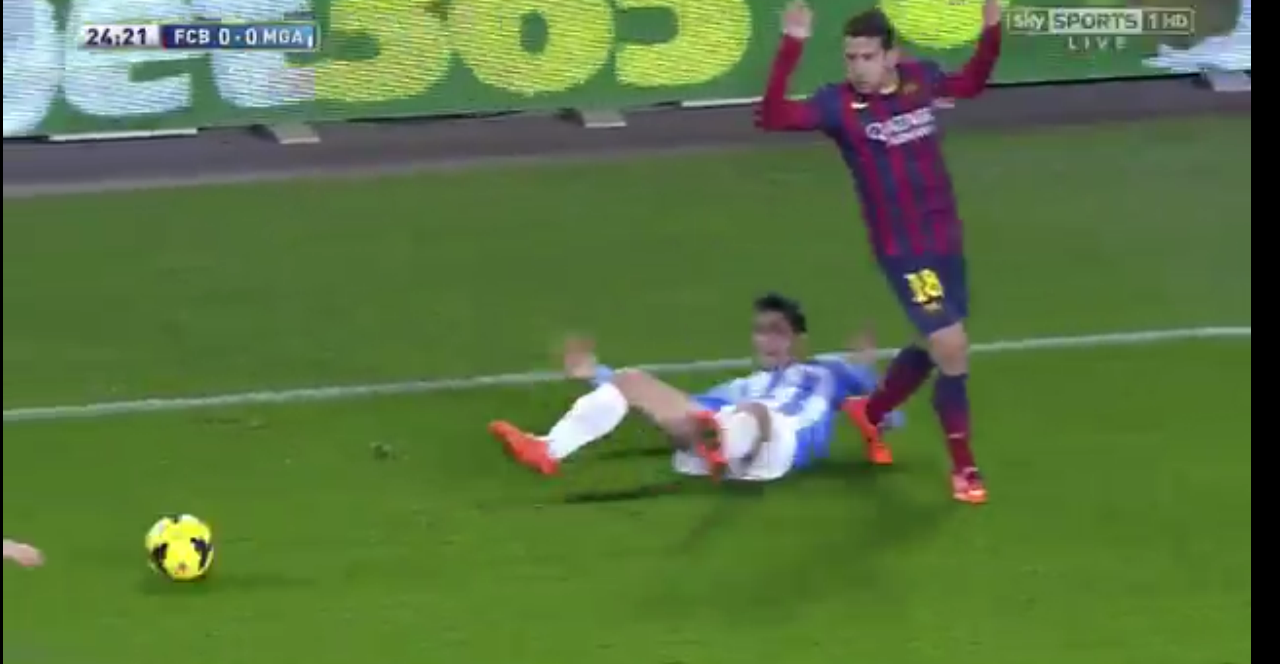
#> input picture ball-tracking/test1.png, 1280 x 664 px
$ python det3.py
#> lines starting #> are read from the running program, lines starting #| are printed output that depends on the picture
import cv2
import numpy as np
import itertools
import sys

def findKeyPoints(img, template, distance=200):
    detector = cv2.FeatureDetector_create("SIFT")
    descriptor = cv2.DescriptorExtractor_create("SIFT")

    skp = detector.detect(img)
    skp, sd = descriptor.compute(img, skp)

    tkp = detector.detect(template)
    tkp, td = descriptor.compute(template, tkp)

    flann_params = dict(algorithm=1, trees=4)
    flann = cv2.flann_Index(sd, flann_params)
    idx, dist = flann.knnSearch(td, 1, params={})
    del flann

    dist = dist[:,0]/2500.0
    dist = dist.reshape(-1,).tolist()
    idx = idx.reshape(-1).tolist()
    indices = range(len(dist))
    indices.sort(key=lambda i: dist[i])
    dist = [dist[i] for i in indices]
    idx = [idx[i] for i in indices]
    skp_final = []
    for i, dis in itertools.izip(idx, dist):
        if dis < distance:
            skp_final.append(skp[i])

    flann = cv2.flann_Index(td, flann_params)
    idx, dist = flann.knnSearch(sd, 1, params={})
    del flann

    dist = dist[:,0]/2500.0
    dist = dist.reshape(-1,).tolist()
    idx = idx.reshape(-1).tolist()
    indices = range(len(dist))
    indices.sort(key=lambda i: dist[i])
    dist = [dist[i] for i in indices]
    idx = [idx[i] for i in indices]
    tkp_final = []
    for i, dis in itertools.izip(idx, dist):
        if dis < distance:
            tkp_final.append(tkp[i])

    return skp_final, tkp_final

def drawKeyPoints(img, template, skp, tkp, num=-1):
    h1, w1 = img.shape[:2]
    h2, w2 = template.shape[:2]
    nWidth = w1+w2
    nHeight = max(h1, h2)
    hdif = (h1-h2)/2
    newimg = np.zeros((nHeight, nWidth, 3), np.uint8)
    newimg[hdif:hdif+h2, :w2] = template
    newimg[:h1, w2:w1+w2] = img

    maxlen = min(len(skp), len(tkp))
    if num < 0 or num > maxlen:
        num = maxlen
    for i in range(num):
        pt_a = (int(tkp[i].pt[0]), int(tkp[i].pt[1]+hdif))
        pt_b = (int(skp[i].pt[0]+w2), int(skp[i].pt[1]))
        cv2.line(newimg, pt_a, pt_b, (255, 0, 0))
    return newimg


def match():
    img = cv2.imread('test1.png')
#> img is the input picture: shape (664, 1280, 3); mean B, G, R 65.6, 116.7, 90.2
    temp = cv2.imread('ball.png')
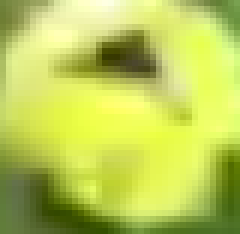
#> input picture ball-tracking/ball.png, 40 x 39 px (shown 6 times larger)
#> temp is the input picture: shape (39, 40, 3); mean B, G, R 87.4, 204.2, 188.2
    try:
    	dist = int(sys.argv[3])
    except IndexError:
    	dist = 200
    try:
    	num = int(sys.argv[4])
    except IndexError:
    	num = -1
    skp, tkp = findKeyPoints(img, temp, dist)
#> in findKeyPoints, `skp = detector.detect(img)`: skp = 1178 keypoints; strongest (x, y, size): (142, 31, 4.5), (193, 540, 3.6), (160, 551, 9.7), (1231, 54, 30.5)
#> in findKeyPoints, `tkp = detector.detect(template)`: tkp = 9 keypoints; (x, y, size): (21, 9, 6.2), (21, 9, 6.2), (14, 32, 3.5), (29, 31, 6.9), (15, 22, 10.6), (20, 17, 5.4), (32, 8, 6.6), (34, 4, 3.2), (30, 19, 2)
#> in findKeyPoints, `flann = cv2.flann_Index(sd, flann_params)`:
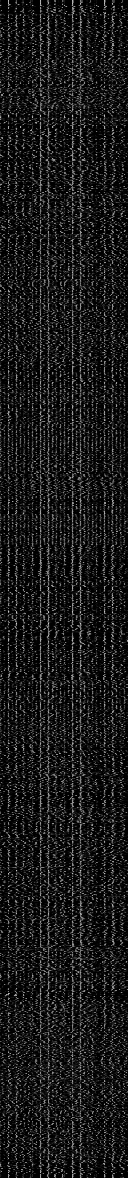
#> sd: shape (1178, 128) float32; min 0, max 204, mean 25.5
#> in findKeyPoints, `idx, dist = flann.knnSearch(td, 1, params={})`: idx = [24, 968, 80, 421, 421, 609, 191, 94, 702]; dist = [30746, 173377, 168901, 96259, 136801, 149318, 118938, 197076, 155596]
#> in findKeyPoints, `dist = dist[:,0]/2500.0`: dist = [12.3, 69.35, 67.56, 38.5, 54.72, 59.73, 47.58, 78.83, 62.24]
    newimg = drawKeyPoints(img, temp, skp, tkp, num)
    cv2.imshow("image", newimg)
    cv2.waitKey(0)

#> (the run stopped early here; a loop or call above may not have finished)
